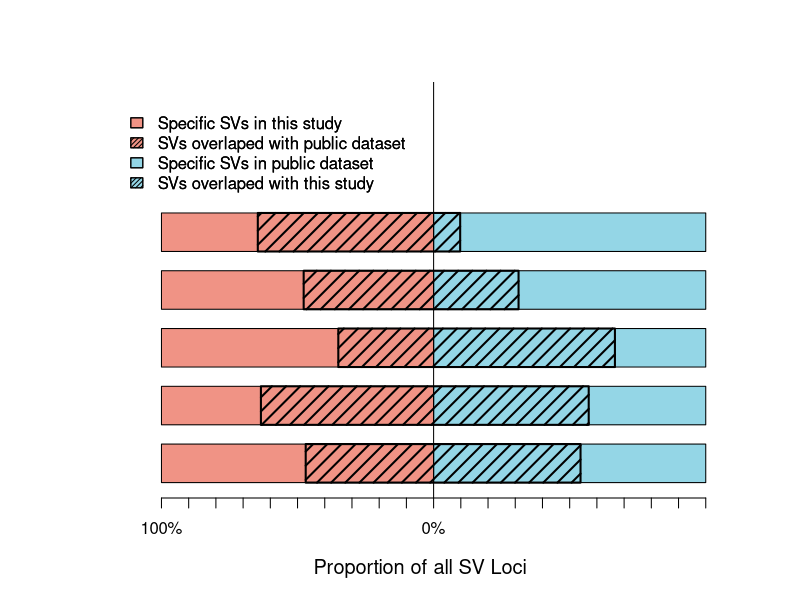

This chart was generated by the following R code:

library(ggsci)
colo<- pal_npg(alpha=0.6)(6)
par(mar=c(5,5,4,4))
pdf(file="/Users/wuzhongzi/Desktop/NcGbJgg_SV.pdf",width=6,height=5)
### plot
plot(1:200, 1:200, ylim = c(0,200), xlim = c (-20,210), type = "n",,bty="n",xaxt="n",yaxt="n",xlab="Proportion of all SV Loci",ylab="",cex.lab=1.2)
axis(side=1,at=c(0,10,20,30,40,50,60,70,80,90,100,110,120,130,140,150,160,170,180,190,200),labels=c("100%","","","","","50%","","","","","0%","","","","","50%","","","","","100%"),cex.axis=1,font.axis=1,las=1)
### All SVs
rect(ybottom = 0, xleft = 0, ytop = 20, xright = 100,col=colo[1])
rect(ybottom = 0, xleft = 100, ytop = 20, xright = 200,col=colo[2])
rect(ybottom = 0, xleft = 53.004, ytop = 20, xright = 153.985, angle = 45, density =10,lwd=2 )
#abline(v=100)
### legend
legend("topleft", legend = c("Specific SVs in this study","SVs overlaped with public dataset","Specific SVs in public dataset","SVs overlaped with this study") ,
	fill = c(colo[1],colo[1],colo[2],colo[2]) ,
    bty = "n" ,horiz = FALSE, inset = c(0.05, 0.05))
legend("topleft", legend = c("Specific SVs in this study","SVs overlaped with public dataset","Specific SVs in public dataset","SVs overlaped with this study") ,
	 density=c(0,30,0,30),angle=c(0,45,0,45),, bty = "n" ,horiz = FALSE, inset = c(0.05, 0.05))
### DEL
rect(ybottom = 30, xleft = 0, ytop = 50, xright = 100,col=colo[1])
rect(ybottom = 30, xleft = 100, ytop = 50, xright = 200,col=colo[2])
rect(ybottom = 30, xleft = 36.546 , ytop = 50, xright = 156.994 ,angle = 45, density =10,lwd=2 )
### INS 
rect(ybottom = 60, xleft = 0, ytop = 80, xright = 100,col=colo[1])
rect(ybottom = 60, xleft = 100, ytop = 80, xright = 200,col=colo[2])
rect(ybottom = 60, xleft = 64.982 , ytop = 80, xright = 166.628 ,angle = 45, density =10,lwd=2 )
### DUP
rect(ybottom = 90, xleft = 0, ytop = 110, xright = 100,col=colo[1])
rect(ybottom = 90, xleft = 100, ytop = 110, xright = 200,col=colo[2])
rect(ybottom = 90, xleft = 52.255 , ytop = 110, xright = 131.216 ,angle = 45, density =10,lwd=2 )
###INV
rect(ybottom = 120, xleft = 0, ytop = 140, xright = 100,col=colo[1])
rect(ybottom = 120, xleft = 100, ytop = 140, xright = 200,col=colo[2])
rect(ybottom = 120, xleft = 35.403 , ytop = 140, xright = 109.761 ,angle = 45, density =10,lwd=2 )

abline(v=100)
dev.off()
